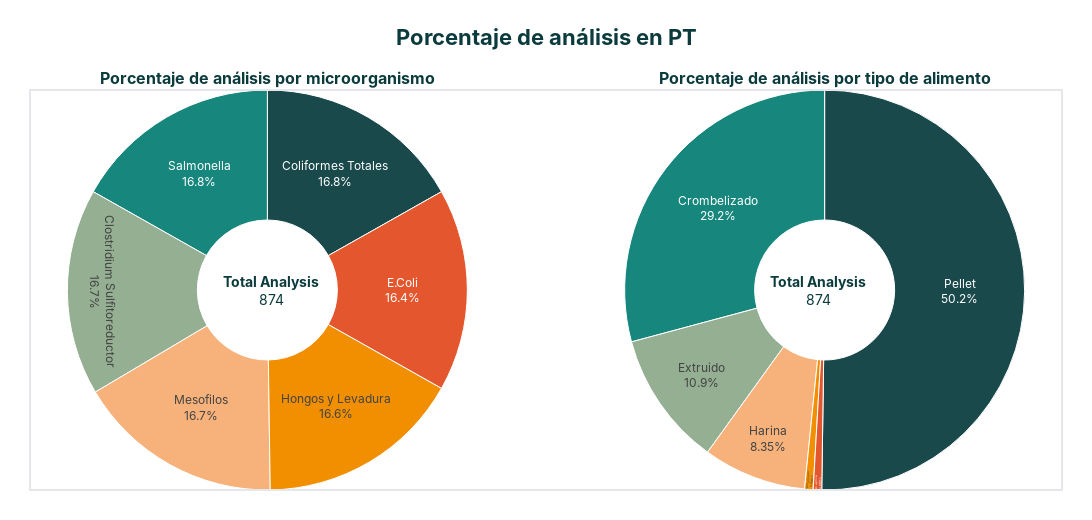

The cell this chart's notebook holds for it:
### Code cell
# --- Pie A: por microorganismo ---
mp_micro = compute_(df=df_pt, cols=["microorganismo"])
prev_map_micro = (
    mp_micro.assign(microorganismo=lambda d: d["microorganismo"].astype(str))
            .set_index("microorganismo")["prev"]
            .to_dict()
)
# --- Pie B: por origen de harina ---
mp_origin = compute_(df=df_pt, cols=["tipo de alimento"])
prev_map_origen = (
    mp_origin.assign(origen_harina=lambda d: d["tipo de alimento"].astype(str))
             .set_index("tipo de alimento")["prev"]
             .to_dict()
)


fig = two_pies_subplots(
    df_right=df_pt, label_right="tipo de alimento",
    title_right="<b>Porcentaje de análisis por tipo de alimento</b>",
    prev_map_right=prev_map_origen,

    df_left=df_pt, label_left="microorganismo",
    title_left="<b>Porcentaje de análisis por microorganismo</b>",
    prev_map_left=prev_map_micro,

    # Orden interno (opcional)
    sort_slices_left=True,                   # ordena por valor
    explicit_order_right=None,               # o lista de orden explícito

    # Lados (opcional)
    swap=False,                              # True para invertir izquierda⇄derecha

    # Tamaño y salida
    width=1200, height=520,
    overall_title="<b>Porcentaje de análisis en PT</b>",
    #save_html=f"{ROOT_IMAGEN}/subplot_distribuciones_pt.html",
)
fig.show()
s3.save_plotly_html(fig, "subplot_distribuciones_pt.html")

### Figure 1 — Plotly figure (JSON) as saved in the notebook; plotly's stock layout.template omitted (floating-point values rounded to 4 significant figures)
{"data": [{"customdata": [[0.2585], [0], [0.4795], [0.9726], [0.531], [0]], "domain": {"x": [0, 0.46], "y": [0, 1]}, "hole": 0.35, "hovertemplate": "<b>%{label}</b><br>Prevalencia: %{customdata[0]:.1%}<br>Conteo: %{value:,}<br>Participación: %{percent:.1%}<extra></extra>", "labels": ["Coliformes Totales", "Salmonella", "Clostridium Sulfitoreductor", "Mesofilos", "Hongos y Levadura", "E.Coli"], "marker": {"colors": ["#1A494C", "#17877D", "#94AF92", "#F6B27A", "#F18F01", "#E4572E"], "line": {"color": "#FFFFFF", "width": 1}}, "sort": false, "textinfo": "label+percent", "textposition": "inside", "type": "pie", "values": [147, 147, 146, 146, 145, 143]}, {"customdata": [[0.3918], [0.349], [0.2737], [0.4795], [0.5], [0.3333]], "domain": {"x": [0.54, 1], "y": [0, 1]}, "hole": 0.35, "hovertemplate": "<b>%{label}</b><br>Prevalencia: %{customdata[0]:.1%}<br>Conteo: %{value:,}<br>Participación: %{percent:.1%}<extra></extra>", "labels": ["Pellet", "Crombelizado", "Extruido", "Harina", "Texturizado", "No aplica"], "marker": {"colors": ["#1A494C", "#17877D", "#94AF92", "#F6B27A", "#F18F01", "#E4572E"], "line": {"color": "#FFFFFF", "width": 1}}, "sort": false, "textinfo": "label+percent", "textposition": "inside", "type": "pie", "values": [439, 255, 95, 73, 6, 6]}], "layout": {"annotations": [{"font": {"size": 16}, "showarrow": false, "text": "<b>Porcentaje de análisis por microorganismo</b>", "x": 0.23, "xanchor": "center", "xref": "paper", "y": 1, "yanchor": "bottom", "yref": "paper"}, {"font": {"size": 16}, "showarrow": false, "text": "<b>Porcentaje de análisis por tipo de alimento</b>", "x": 0.77, "xanchor": "center", "xref": "paper", "y": 1, "yanchor": "bottom", "yref": "paper"}, {"font": {"color": "#0B3B3C", "size": 14}, "showarrow": false, "text": "<b>Total Analysis</b><br>874", "x": 0.185, "xref": "paper", "y": 0.5, "yref": "paper"}, {"font": {"color": "#0B3B3C", "size": 14}, "showarrow": false, "text": "<b>Total Analysis</b><br>874", "x": 0.812, "xref": "paper", "y": 0.5, "yref": "paper"}], "font": {"color": "#0B3B3C", "family": "Inter, 'Helvetica Neue', Arial, sans-serif", "size": 12}, "height": 520, "margin": {"b": 30, "l": 30, "r": 30, "t": 90}, "paper_bgcolor": "rgba(0,0,0,0)", "plot_bgcolor": "rgba(0,0,0,0)", "shapes": [{"fillcolor": "rgba(0,0,0,0)", "line": {"color": "#E5E7EB", "width": 2}, "type": "rect", "x0": 0, "x1": 1, "xref": "paper", "y0": 0, "y1": 1, "yref": "paper"}], "showlegend": false, "title": {"font": {"size": 22}, "text": "<b>Porcentaje de análisis en PT</b>", "x": 0.5}, "width": 1200}}
